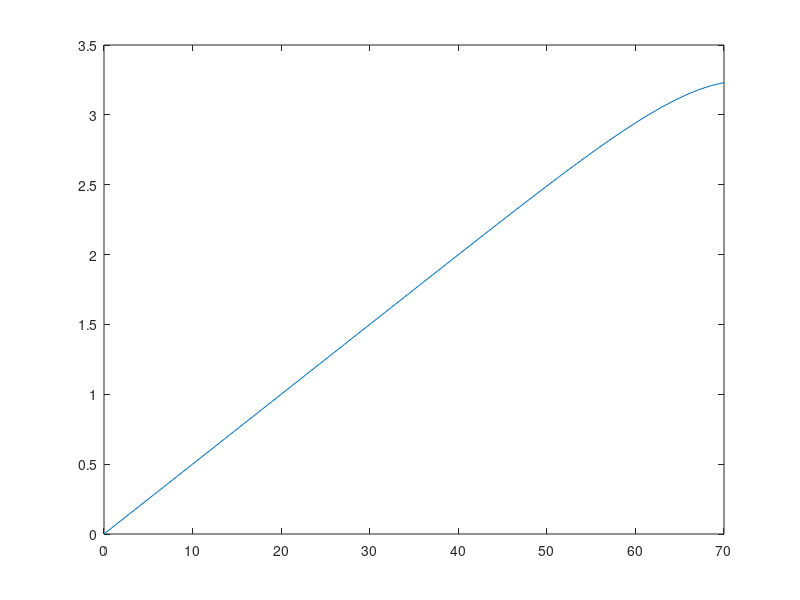

Source code (MATLAB): (Note: this script raises an error after producing the figure.)
clear all; close all; clc;
global chi0 chi1 ga
tic;
ga = 2; %CRRA utility with parameter gamma
ra = 0.05;
rb_pos = 0.03;
rb_neg = 0.12;
rho = 0.06; %discount rate
chi0 = 0.03;
chi1 = 2;

xi = 0.1; %fraction of income that is automatically deposited

if ra - 1/chi1 > 0
    disp('Warning: ra - 1/chi1 > 0')
end

%Income process (two-state Poisson process):
w = 4;
Nz = 2;
z      = [.8,1.3];
la_mat = [-1/3, 1/3; 1/3, -1/3];

crit = 1e-5;
Delta = 100;
maxit = 35;

%grids
I = 100;
bmin = -2;
%bmin = 0;
bmax = 25;
b = linspace(bmin,bmax,I)';
db = (bmax-bmin)/(I-1);

J= 50;
amin = 0.00000;
amax = 70;
a = linspace(amin,amax,J);
da = (amax-amin)/(J-1);

bb = b*ones(1,J);
aa = ones(I,1)*a;
zz = ones(J,1)*z;

bbb = zeros(I,J,Nz); aaa = zeros(I,J,Nz); zzz = zeros(I,J,Nz);
for nz=1:Nz
    bbb(:,:,nz) = bb;
    aaa(:,:,nz) = aa;
    zzz(:,:,nz) = z(nz);
end

Bswitch = [
    speye(I*J)*la_mat(1,1), speye(I*J)*la_mat(1,2);
    speye(I*J)*la_mat(2,1), speye(I*J)*la_mat(2,2)];

%Preallocation
VbF = zeros(I,J,Nz);
VbB = zeros(I,J,Nz);
VaF = zeros(I,J,Nz);
VaB = zeros(I,J,Nz);
c = zeros(I,J,Nz);
updiag = zeros(I*J,Nz);
lowdiag = zeros(I*J,Nz);
centdiag = zeros(I*J,Nz);
AAi = cell(Nz,1);
BBi = cell(Nz,1);


%INITIAL GUESS
v0 = (((1-xi)*w*zzz + ra.*aaa + rb_neg.*bbb).^(1-ga))/(1-ga)/rho;
v = v0;

%return at different points in state space
%matrix of liquid returns
Rb = rb_pos.*(bbb>0) + rb_neg.*(bbb<0);
raa = ra.*ones(1,J);
%if ra>>rb, impose tax on ra*a at high a, otherwise some households
%accumulate infinite illiquid wealth (not needed if ra is close to or less than rb)
tau = 10; raa = ra.*(1 - (1.33.*amax./a).^(1-tau)); plot(a,raa.*a)
%matrix of illiquid returns
Ra(:,:,1) = ones(I,1)*raa;
Ra(:,:,2) = ones(I,1)*raa;


for n=1:maxit
    V = v;   
    %DERIVATIVES W.R.T. b
    % forward difference
    VbF(1:I-1,:,:) = (V(2:I,:,:)-V(1:I-1,:,:))/db;
    VbF(I,:,:) = ((1-xi)*w*zzz(I,:,:) + Rb(I,:,:).*bmax).^(-ga); %state constraint boundary condition
    % backward difference
    VbB(2:I,:,:) = (V(2:I,:,:)-V(1:I-1,:,:))/db;
    VbB(1,:,:) = ((1-xi)*w*zzz(1,:,:) + Rb(1,:,:).*bmin).^(-ga); %state constraint boundary condition

    %DERIVATIVES W.R.T. a
    % forward difference
    VaF(:,1:J-1,:) = (V(:,2:J,:)-V(:,1:J-1,:))/da;
    % backward difference
    VaB(:,2:J,:) = (V(:,2:J,:)-V(:,1:J-1,:))/da;
    
    %useful quantities
    c_B = max(VbB,10^(-6)).^(-1/ga);
    c_F = max(VbF,10^(-6)).^(-1/ga);
    dBB = two_asset_kinked_FOC(VaB,VbB,aaa, chi0, chi1);
    dFB = two_asset_kinked_FOC(VaB,VbF,aaa, chi0, chi1);
    %VaF(:,J,:) = VbB(:,J,:).*(1-ra.*chi1 - chi1*w*zzz(:,J,:)./a(:,J,:));
    dBF = two_asset_kinked_FOC(VaF,VbB,aaa, chi0, chi1);
    %VaF(:,J,:) = VbF(:,J,:).*(1-ra.*chi1 - chi1*w*zzz(:,J,:)./a(:,J,:));
    dFF = two_asset_kinked_FOC(VaF,VbF,aaa, chi0, chi1);
        
    %UPWIND SCHEME
    d_B = (dBF>0).*dBF + (dBB<0).*dBB;
    %state constraints at amin and amax
    d_B(:,1,:) = (dBF(:,1,:)>10^(-12)).*dBF(:,1,:); %make sure d>=0 at amax, don't use VaB(:,1,:)
    d_B(:,J,:) = (dBB(:,J,:)<-10^(-12)).*dBB(:,J,:); %make sure d<=0 at amax, don't use VaF(:,J,:)
    d_B(1,1,:)=max(d_B(1,1,:),0);
    %split drift of b and upwind separately
    sc_B = (1-xi)*w*zzz + Rb.*bbb - c_B;
    sd_B = (-d_B - two_asset_kinked_cost(d_B,aaa, chi0, chi1));
    
    d_F = (dFF>0).*dFF + (dFB<0).*dFB;
    %state constraints at amin and amax
    d_F(:,1,:) = (dFF(:,1,:)>10^(-12)).*dFF(:,1,:); %make sure d>=0 at amin, don't use VaB(:,1,:)
    d_F(:,J,:) = (dFB(:,J,:)<-10^(-12)).*dFB(:,J,:); %make sure d<=0 at amax, don't use VaF(:,J,:)
    
    %split drift of b and upwind separately
    sc_F = (1-xi)*w*zzz + Rb.*bbb - c_F;
    sd_F = (-d_F - two_asset_kinked_cost(d_F,aaa, chi0, chi1));
    sd_F(I,:,:) = min(sd_F(I,:,:),0);
    
    Ic_B = (sc_B < -10^(-12));
    Ic_F = (sc_F > 10^(-12)).*(1- Ic_B);
    Ic_0 = 1 - Ic_F - Ic_B;
    
    Id_F = (sd_F > 10^(-12));
    Id_B = (sd_B < -10^(-12)).*(1- Id_F);
    Id_B(1,:,:)=0;
    Id_F(I,:,:) = 0; Id_B(I,:,:) = 1; %don't use VbF at bmax so as not to pick up articial state constraint
    Id_0 = 1 - Id_F - Id_B;
    
    c_0 = (1-xi)*w*zzz + Rb.*bbb;
  
    c = c_F.*Ic_F + c_B.*Ic_B + c_0.*Ic_0;
    u = c.^(1-ga)/(1-ga);
    
    %CONSTRUCT MATRIX BB SUMMARING EVOLUTION OF b
    X = -Ic_B.*sc_B/db -Id_B.*sd_B/db;
    Y = (Ic_B.*sc_B - Ic_F.*sc_F)/db + (Id_B.*sd_B - Id_F.*sd_F)/db;
    Z = Ic_F.*sc_F/db + Id_F.*sd_F/db;
    
    for i = 1:Nz
        centdiag(:,i) = reshape(Y(:,:,i),I*J,1);
    end

    lowdiag(1:I-1,:) = X(2:I,1,:);
    updiag(2:I,:) = Z(1:I-1,1,:);
    for j = 2:J
        lowdiag(1:j*I,:) = [lowdiag(1:(j-1)*I,:);squeeze(X(2:I,j,:));zeros(1,Nz)];
        updiag(1:j*I,:) = [updiag(1:(j-1)*I,:);zeros(1,Nz);squeeze(Z(1:I-1,j,:))];
    end
    
    for nz=1:Nz
        BBi{nz}=spdiags(centdiag(:,nz),0,I*J,I*J)+spdiags([updiag(:,nz);0],1,I*J,I*J)+spdiags([lowdiag(:,nz);0],-1,I*J,I*J);
    end
    
    BB = [BBi{1}, sparse(I*J,I*J); sparse(I*J,I*J), BBi{2}];
    
    %CONSTRUCT MATRIX AA SUMMARIZING EVOLUTION OF a
    dB = Id_B.*dBB + Id_F.*dFB;
    dF = Id_B.*dBF + Id_F.*dFF;
    MB = min(dB,0);
    MF = max(dF,0) + xi*w*zzz + Ra.*aaa;
    MB(:,J,:) = xi*w*zzz(:,J,:) + dB(:,J,:) + Ra(:,J,:).*amax; %this is hopefully negative
    MF(:,J,:) = 0;
    chi = -MB/da;
    yy =  (MB - MF)/da;
    zeta = MF/da;
    
    %MATRIX AAi
    for nz=1:Nz
        %This will be the upperdiagonal of the matrix AAi
        AAupdiag=zeros(I,1); %This is necessary because of the peculiar way spdiags is defined.
        for j=1:J
            AAupdiag=[AAupdiag;zeta(:,j,nz)];
        end
        
        %This will be the center diagonal of the matrix AAi
        AAcentdiag= yy(:,1,nz);
        for j=2:J-1
            AAcentdiag=[AAcentdiag;yy(:,j,nz)];
        end
        AAcentdiag=[AAcentdiag;yy(:,J,nz)];
        
        %This will be the lower diagonal of the matrix AAi
        AAlowdiag=chi(:,2,nz);
        for j=3:J
            AAlowdiag=[AAlowdiag;chi(:,j,nz)];
        end
        
        %Add up the upper, center, and lower diagonal into a sparse matrix
        AAi{nz} = spdiags(AAcentdiag,0,I*J,I*J)+spdiags(AAlowdiag,-I,I*J,I*J)+spdiags(AAupdiag,I,I*J,I*J);
        
    end
    
    AA = [AAi{1}, sparse(I*J,I*J); sparse(I*J,I*J), AAi{2}];
    
    A = AA + BB + Bswitch;
    
    if max(abs(sum(A,2)))>10^(-12)
        disp('Improper Transition Matrix')
        break
    end
    
    
    if max(abs(sum(A,2)))>10^(-9)
       disp('Improper Transition Matrix')
       break
    end
    
    B = (1/Delta + rho)*speye(I*J*Nz) - A;
    
    u_stacked = reshape(u,I*J*Nz,1);
    V_stacked = reshape(V,I*J*Nz,1);
    
    vec = u_stacked + V_stacked/Delta;
    
    V_stacked = B\vec; %SOLVE SYSTEM OF EQUATIONS
        
    V = reshape(V_stacked,I,J,Nz);   
    
    
    Vchange = V - v;
    v = V;
    
    b_dist(:,n) = max(abs(Vchange(:,:,2)),[],2);
    a_dist(:,n) = max(max(abs(Vchange),[],3),[],1);
    ab_dist(:,:,n) = max(abs(Vchange),[],3);
   
    dist(n) = max(max(max(abs(Vchange))));
    disp(['Value Function, Iteration ' int2str(n) ', max Vchange = ' num2str(dist(n))]);
    if dist(n)<crit
        disp('Value Function Converged, Iteration = ')
        disp(n)
        break
    end
    
end
toc

d = Id_B.*d_B + Id_F.*d_F;
m = d + xi*w*zzz + Ra.*aaa;
s = (1-xi)*w*zzz + Rb.*bbb - d - two_asset_kinked_cost(d,aaa, chi0, chi1) - c;

sc = (1-xi)*w*zzz + Rb.*bbb - c;
sd = - d - two_asset_kinked_cost(d,aaa, chi0, chi1);

% subplot(1,2,1)
% plot(a,d(:,:,1),a,zeros(J,1),'k--')
% xlabel('Illiquid Wealth, a')
% 
% subplot(1,2,2)
% plot(a,m(:,:,1),a,zeros(J,1),'k--')
% xlabel('Illiquid Wealth, a')
% 
% subplot(1,2,1)
% plot(b,c(:,:,1))
% xlabel('Liquid Wealth, b')
% 
% subplot(1,2,2)
% plot(b,s(:,:,1),b,zeros(I,1),'k--')
% xlabel('Liquid Wealth, b')

%% Plots: Soroush-Patrick Code
% Saving policies, liquid asset, fixing a
sb = (1-xi)*w*zzz + Rb.*bbb - d - two_asset_kinked_cost(d,aaa, chi0, chi1) - c;
sa = Ra.*aaa + xi .* w .* zzz + d;

figure;
subplot(2,2,1)
j = 1;
plot(b, squeeze(sb(:,j,:)), 'LineWidth', 3)
title("Saving policy for liquid asset, fixing a ="+a(j))
yline(0, '--r', 'zero');
xlabel("b")
legend('Low-income','High-income')

subplot(2,2,2)
j = floor(J/4);
plot(b, squeeze(sb(:,j,:)), 'LineWidth', 3)
title("Saving policy for liquid asset, fixing a ="+a(j))
yline(0, '--r', 'zero');
xlabel("b")
legend('Low-income','High-income')

subplot(2,2,3)
j = floor(3*J/4);
plot(b, squeeze(sb(:,j,:)), 'LineWidth', 3)
title("Saving policy for liquid asset, fixing a ="+a(j))
yline(0, '--r', 'zero');
xlabel("b")
legend('Low-income','High-income')

subplot(2,2,4)
j = J;
plot(b, squeeze(sb(:,j,:)), 'LineWidth', 3)
title("Saving policy for liquid asset, fixing a ="+a(j))
yline(0, '--r', 'zero');
xlabel("b")
legend('Low-income','High-income')


% Saving policies, illiquid asset, fixing b
figure;
subplot(2,2,1)
i = 1;
plot(a, squeeze(sa(i,:,:)), 'LineWidth', 3)
title("Saving policy for illiquid asset, fixing b ="+b(i))
yline(0, '--r', 'zero');
xlabel("a")
legend('Low-income','High-income')

subplot(2,2,2)
plot(a, squeeze(sa(i,:,:)), 'LineWidth', 3)
i = floor(I/4);
title("Saving policy for illiquid asset, fixing b ="+b(i))
yline(0, '--r', 'zero');
xlabel("a")
legend('Low-income','High-income')

subplot(2,2,3)
plot(a, squeeze(sa(i,:,:)), 'LineWidth', 3)
i = floor(3*I/4);
title("Saving policy for illiquid asset, fixing b ="+b(i))
yline(0, '--r', 'zero');
xlabel("a")
legend('Low-income','High-income')

subplot(2,2,4)
plot(a, squeeze(sa(i,:,:)), 'LineWidth', 3)
i = I;
title("Saving policy for illiquid asset, fixing b ="+b(i))
yline(0, '--r', 'zero');
xlabel("a")
legend('Low-income','High-income')


% Deposit policies across liquid asset, fixing a
figure;
subplot(2,2,1)
j = 1;
plot(b, squeeze(d(:,j,:)), 'LineWidth', 3)
title("Deposit policy for liquid asset, fixing a ="+a(j))
yline(0, '--r', 'zero');
xlabel("b")
legend('Low-income','High-income')

subplot(2,2,2)
j = floor(J/4);
plot(b, squeeze(d(:,j,:)), 'LineWidth', 3)
title("Deposit policy for liquid asset, fixing a ="+a(j))
yline(0, '--r', 'zero');
xlabel("b")
legend('Low-income','High-income')


subplot(2,2,3)
j = floor(3*J/4);
plot(b, squeeze(d(:,j,:)), 'LineWidth', 3)
title("Deposit policy for liquid asset, fixing a ="+a(j))
yline(0, '--r', 'zero');
xlabel("b")
legend('Low-income','High-income')


subplot(2,2,4)
j = J;
plot(b, squeeze(d(:,j,:)), 'LineWidth', 3)
title("Deposit policy for liquid asset, fixing a ="+a(j))
yline(0, '--r', 'zero');
xlabel("b")
legend('Low-income','High-income')



%%%%%%%%%%%%%%%%%%%%%%%%%%%
% STATIONARY DISTRIBUTION %
%%%%%%%%%%%%%%%%%%%%%%%%%%%
% RECONSTRUCT TRANSITION MATRIX WITH SIMPLER UPWIND SCHEME
X = -min(s,0)/db;
Y = min(s,0)/db - max(s,0)/db;
Z = max(s,0)/db;

for i = 1:Nz
    centdiag(:,i) = reshape(Y(:,:,i),I*J,1);
end

lowdiag(1:I-1,:) = X(2:I,1,:);
updiag(2:I,:) = Z(1:I-1,1,:);
for j = 2:J
    lowdiag(1:j*I,:) = [lowdiag(1:(j-1)*I,:);squeeze(X(2:I,j,:));zeros(1,Nz)];
    updiag(1:j*I,:) = [updiag(1:(j-1)*I,:);zeros(1,Nz);squeeze(Z(1:I-1,j,:))];
end

for nz=1:Nz
    BBi{nz}=spdiags(centdiag(:,nz),0,I*J,I*J)+spdiags([updiag(:,nz);0],1,I*J,I*J)+spdiags([lowdiag(:,nz);0],-1,I*J,I*J);
end

BB = [BBi{1}, sparse(I*J,I*J); sparse(I*J,I*J), BBi{2}];

%CONSTRUCT MATRIX AA SUMMARIZING EVOLUTION OF a
chi = -min(m,0)/da;
yy =  min(m,0)/da - max(m,0)/da;
zeta = max(m,0)/da;


%MATRIX AAi
for nz=1:Nz
    %This will be the upperdiagonal of the matrix AAi
    AAupdiag=zeros(I,1); %This is necessary because of the peculiar way spdiags is defined.
    for j=1:J
        AAupdiag=[AAupdiag;zeta(:,j,nz)];
    end
    
    %This will be the center diagonal of the matrix AAi
    AAcentdiag= yy(:,1,nz);
    for j=2:J-1
        AAcentdiag=[AAcentdiag;yy(:,j,nz)];
    end
    AAcentdiag=[AAcentdiag;yy(:,J,nz)];
    
    %This will be the lower diagonal of the matrix AAi
    AAlowdiag=chi(:,2,nz);
    for j=3:J
        AAlowdiag=[AAlowdiag;chi(:,j,nz)];
    end
    
    %Add up the upper, center, and lower diagonal into a sparse matrix
    AAi{nz} = spdiags(AAcentdiag,0,I*J,I*J)+spdiags(AAlowdiag,-I,I*J,I*J)+spdiags(AAupdiag,I,I*J,I*J);
    
end

AA = [AAi{1}, sparse(I*J,I*J); sparse(I*J,I*J), AAi{2}];
A = AA + BB + Bswitch;

M = I*J*Nz;
AT = A';
% Fix one value so matrix isn't singular:
vec = zeros(M,1);
iFix = 1657;
vec(iFix)=.01;
AT(iFix,:) = [zeros(1,iFix-1),1,zeros(1,M-iFix)];

% Solve system:
g_stacked = AT\vec;
g_sum = g_stacked'*ones(M,1)*da*db;
g_stacked = g_stacked./g_sum;


g(:,:,1) = reshape(g_stacked(1:I*J),I,J);
g(:,:,2) = reshape(g_stacked(I*J+1:I*J*2),I,J);

%%%%%%%%%%%
% FIGURES %
%%%%%%%%%%%

% 
% figure(1)
% set(gcf,'PaperPosition',[0 0 30 10])
% subplot(1,2,1)
% surf(b,a,c(:,:,1)')
% set(gca,'FontSize',16)
% xlabel('Liquid Wealth, b')
% ylabel('Illiquid Wealth, a')
% xlim([bmin bmax])
% ylim([amin amax])
% title('Consumption, Low Type')
% 
% subplot(1,2,2)
% surf(b,a,c(:,:,2)')
% set(gca,'FontSize',16)
% xlabel('Liquid Wealth, b')
% ylabel('Illiquid Wealth, a')
% xlim([bmin bmax])
% ylim([amin amax])
% title('Consumption, High Type')
% print -depsc consumption.eps
% 
% figure(2)
% set(gcf,'PaperPosition',[0 0 30 10])
% subplot(1,2,1)
% surf(b,a,d(:,:,1)')
% set(gca,'FontSize',16)
% view([-70 30])
% xlabel('Liquid Wealth, b')
% ylabel('Illiquid Wealth, a')
% xlim([bmin bmax])
% ylim([amin amax])
% title('Deposits, Low Type')
% 
% subplot(1,2,2)
% surf(b,a,d(:,:,2)')
% set(gca,'FontSize',16)
% view([-70 30])
% xlabel('Liquid Wealth, b')
% ylabel('Illiquid Wealth, a')
% xlim([bmin bmax])
% ylim([amin amax])
% title('Deposits, High Type')
% print -depsc deposits.eps
% 
% 
% figure(3)
% set(gcf,'PaperPosition',[0 0 30 10])
% subplot(1,2,1)
% surf(b,a,s(:,:,1)')
% set(gca,'FontSize',16)
% xlabel('Liquid Wealth, b')
% ylabel('Illiquid Wealth, a')
% xlim([bmin bmax])
% ylim([amin amax])
% title('Liquid Savings, Low Type')
% 
% subplot(1,2,2)
% surf(b,a,s(:,:,2)')
% set(gca,'FontSize',16)
% xlabel('Liquid Wealth, b')
% ylabel('Illiquid Wealth, a')
% xlim([bmin bmax])
% ylim([amin amax])
% title('Liquid Savings, High Type')
% print -depsc sav.eps
% 
% figure(4)
% set(gcf,'PaperPosition',[0 0 30 10])
% subplot(1,2,1)
% surf(b,a,m(:,:,1)')
% set(gca,'FontSize',16)
% view([-70 30])
% xlabel('Liquid Wealth, b')
% ylabel('Illiquid Wealth, a')
% title('Illiquid Savings, Low Type')
% 
% subplot(1,2,2)
% surf(b,a,m(:,:,2)')
% set(gca,'FontSize',16)
% view([-70 30])
% xlabel('Liquid Wealth, b')
% ylabel('Illiquid Wealth, a')
% xlim([bmin bmax])
% ylim([amin amax])
% title('Illiquid Savings, High Type')
% print -depsc ill_sav.eps
% 
% 
% figure(5)
% icut = 25; jcut=20;
% bcut=b(1:icut); acut=a(1:jcut);
% gcut = g(1:icut,1:jcut,:);
% 
% set(gcf,'PaperPosition',[0 0 30 10])
% subplot(1,2,1)
% surf(bcut,acut,gcut(:,:,1)')
% set(gca,'FontSize',16)
% view([-10 30])
% xlabel('Liquid Wealth, b')
% ylabel('Illiquid Wealth, a')
% xlim([bmin b(icut)])
% ylim([amin a(jcut)])
% title('Stationary, Low Type')
% 
% subplot(1,2,2)
% surf(bcut,acut,gcut(:,:,2)')
% set(gca,'FontSize',16)
% view([-10 30])
% xlabel('Liquid Wealth, b')
% ylabel('Illiquid Wealth, a')
% xlim([bmin b(icut)])
% ylim([amin a(jcut)])
% title('Stationary Distribution, High Type')
% print -depsc stat_dist.eps
% 
% 
% dgrid = linspace(-0.05,0.05,100)
% figure(6)
% plot(dgrid,two_asset_kinked_cost(dgrid,1, chi0, chi1),'Linewidth',2)
% set(gca,'FontSize',16)
% ylabel('Cost, % of Illiquid Stock')
% xlabel('Deposits/Withdrawal, % of Illiquid Stock')
% print -depsc adj_cost.eps